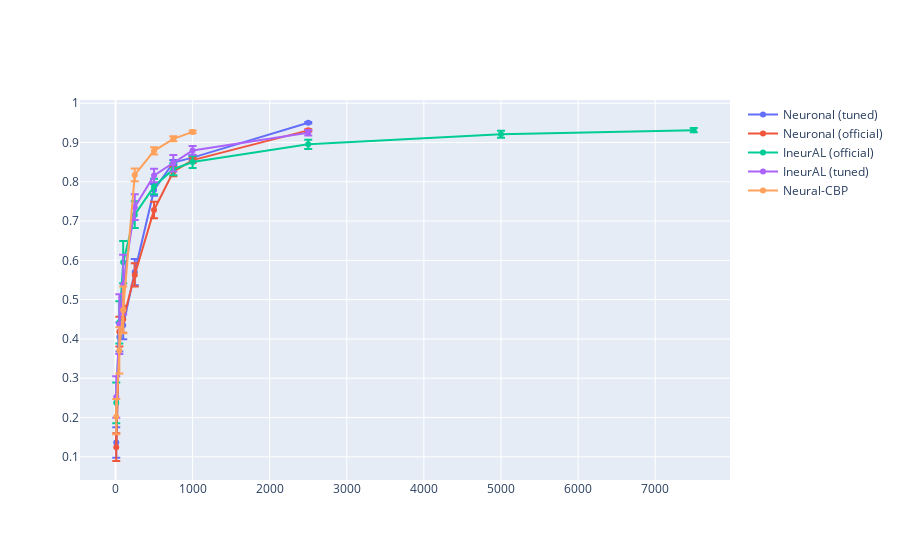
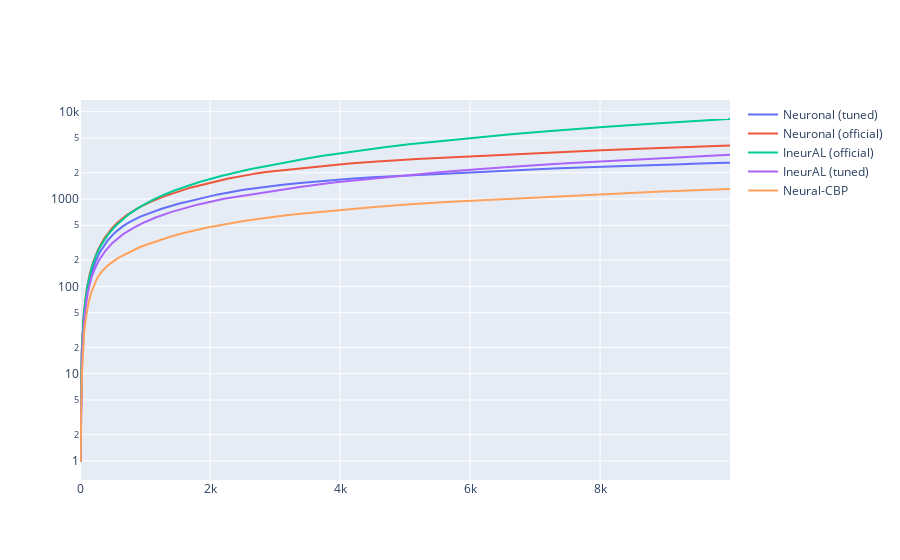

Notebook code for these charts, in order:
### Code cell
import plotly.graph_objects as go

dataset = 'MNIST'
approaches = [ 'Neuronal (tuned)', 'Neuronal (official)', 'IneurAL (official)', 'IneurAL (tuned)', 'Neural-CBP']
thresholds = ['f1_10', 'f1_50', 'f1_100', 'f1_250', 'f1_500', 'f1_750', 'f1_1000', 'f1_2500', 'f1_5000', 'f1_7500',]

fig = go.Figure()
for approach in approaches:
    mean_values = [] 
    std_values = []    
    for threshold in thresholds:
        mean_value = df_mean[(df_mean['Dataset'] == dataset) & (df_mean['Approach'] == approach)][threshold].values[0]
        mean_values.append(mean_value)

        std_value = df_std[(df_std['Dataset'] == dataset) & (df_std['Approach'] == approach)][threshold].values[0]
        std_values.append(std_value)

    fig.add_trace(go.Scatter(
        x=[10, 50, 100, 250, 500, 750, 1000, 2500, 5000, 7500, 9000], 
        y=mean_values,
        error_y=dict( type='data',  array=std_values, visible=True),
        line=dict(dash='solid'),
        name=approach  # Sets the name for each trace
    )) 

fig.show()


fig2 = go.Figure()
for approach in approaches:
    mean_values = [] 
    std_values = []    
    
    explo_value = explo_final['MLP'][dataset][approach]
    # print(len(explo_value))

        # std_value = df_std[(df_std['Dataset'] == dataset) & (df_std['Approach'] == approach)][threshold].values[0]
        # std_values.append(std_value)

    fig2.add_trace(go.Scatter(
        x=np.arange(0,horizon,1).tolist(), 
        y=explo_value,
        # error_y=dict( type='data',  array=std_values, visible=True),
        line=dict(dash='solid'),
        name=approach  # Sets the name for each trace
    )) 

fig2.update_yaxes( type="log" )

fig2.show()

### Figure 1 — Plotly figure (JSON) as saved in the notebook; plotly's stock layout.template omitted (floating-point values rounded to 4 significant figures)
{"data": [{"error_y": {"array": [0.03881, 0.03701, 0.03624, 0.0334, 0.01481, 0.006473, 0.005502, 0.00168, null, null], "type": "data", "visible": true}, "line": {"dash": "solid"}, "name": "Neuronal (tuned)", "type": "scatter", "x": [10, 50, 100, 250, 500, 750, 1000, 2500, 5000, 7500, 9000], "y": [0.1361, 0.4049, 0.4352, 0.5703, 0.7793, 0.8491, 0.8614, 0.9503, null, null]}, {"error_y": {"array": [0.03522, 0.03775, 0.03439, 0.02962, 0.02104, 0.01169, 0.00733, 0.003005, null, null], "type": "data", "visible": true}, "line": {"dash": "solid"}, "name": "Neuronal (official)", "type": "scatter", "x": [10, 50, 100, 250, 500, 750, 1000, 2500, 5000, 7500, 9000], "y": [0.1245, 0.4186, 0.4502, 0.5628, 0.7283, 0.8258, 0.8551, 0.9309, null, null]}, {"error_y": {"array": [0.05178, 0.05397, 0.05382, 0.03391, 0.01997, 0.01539, 0.01524, 0.01174, 0.009051, 0.005175], "type": "data", "visible": true}, "line": {"dash": "solid"}, "name": "IneurAL (official)", "type": "scatter", "x": [10, 50, 100, 250, 500, 750, 1000, 2500, 5000, 7500, 9000], "y": [0.2373, 0.4422, 0.5954, 0.7164, 0.7881, 0.832, 0.8502, 0.8955, 0.921, 0.9315]}, {"error_y": {"array": [0.05273, 0.07612, 0.07568, 0.03286, 0.01707, 0.02107, 0.01122, 0.007165, null, null], "type": "data", "visible": true}, "line": {"dash": "solid"}, "name": "IneurAL (tuned)", "type": "scatter", "x": [10, 50, 100, 250, 500, 750, 1000, 2500, 5000, 7500, 9000], "y": [0.2521, 0.4375, 0.5388, 0.7353, 0.8161, 0.8474, 0.8798, 0.9248, null, null]}, {"error_y": {"array": [0.0448, 0.0589, 0.05932, 0.016, 0.009224, 0.006244, 0.00357, null, null, null], "type": "data", "visible": true}, "line": {"dash": "solid"}, "name": "Neural-CBP", "type": "scatter", "x": [10, 50, 100, 250, 500, 750, 1000, 2500, 5000, 7500, 9000], "y": [0.2022, 0.3709, 0.474, 0.8176, 0.8787, 0.9094, 0.927, null, null, null]}], "layout": {}}

### Figure 2 — Plotly figure (JSON) as saved in the notebook; plotly's stock layout.template omitted (floating-point values rounded to 4 significant figures; data arrays with more than 128 entries replaced by an {"elided": "..."} marker saying what was removed)
{"data": [{"line": {"dash": "solid"}, "name": "Neuronal (tuned)", "type": "scatter", "x": {"elided": "9999 int values"}, "y": {"elided": "9999 float values"}}, {"line": {"dash": "solid"}, "name": "Neuronal (official)", "type": "scatter", "x": {"elided": "9999 int values"}, "y": {"elided": "9999 float values"}}, {"line": {"dash": "solid"}, "name": "IneurAL (official)", "type": "scatter", "x": {"elided": "9999 int values"}, "y": {"elided": "9999 float values"}}, {"line": {"dash": "solid"}, "name": "IneurAL (tuned)", "type": "scatter", "x": {"elided": "9999 int values"}, "y": {"elided": "9999 float values"}}, {"line": {"dash": "solid"}, "name": "Neural-CBP", "type": "scatter", "x": {"elided": "9999 int values"}, "y": {"elided": "9999 float values"}}], "layout": {"yaxis": {"type": "log"}}}
